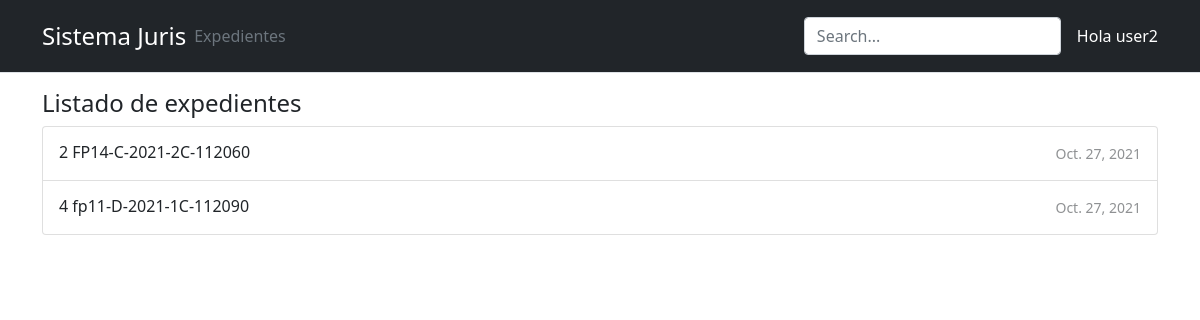
The app's page / (signed in), older data.
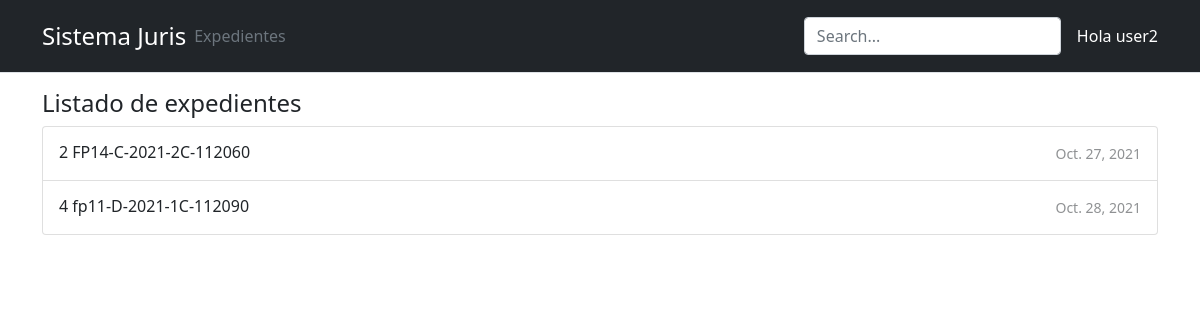
The same page, newer data.
### juris/models.py (models this page shows, shortened)
class PersonasIntervenientes(models.Model):
	user = models.ForeignKey(User, on_delete=models.CASCADE)
	expediente = models.ForeignKey(Expediente, on_delete=models.CASCADE)
	fecha_incluido = models.DateField(auto_now=True)
	ROL_USUARIO = (
		('DE','DEMANDADO'),
		('DD', 'DEMANDANTE'),
		('FF', 'FISCAL'),
		('JZ', 'JUEZ'),
		('AD', 'ABOGADO DEFENSOR'),
		('SE', 'SECRETARIO DEFENSOR'),
		('TE', 'TESTIGO'),
		('PE', 'PERSONA EXTRA')
	)
	rol = models.CharField(
		max_length=2,
		choices=ROL_USUARIO,
		help_text="Rol del usuario en el caso",
		default='PE')
	class Meta:
		unique_together = ('user', 'rol', 'expediente')

class Expediente(models.Model):
	numero_de_fiscalia = models.CharField(max_length=5)
	letra = models.CharField(max_length=1)
	año = models.DateField(auto_now=True)
	tribunal = models.CharField(max_length=2)
	numero_expediente = models.CharField(max_length=6)
	intervenientes = models.ManyToManyField(User, through='PersonasIntervenientes')
	class Meta:
		unique_together= ('numero_de_fiscalia', 'letra', 'tribunal', 'numero_expediente')
	def __str__(self):
		return str(self.id) + " " + self.numero_de_fiscalia + "-" + self.letra + "-" + str(self.año.year) + "-" + self.tribunal + "-" + self.numero_expediente

### juris/views.py (the view)
# urls.py: path('',views.ExpedienteListView.as_view(), name="expedientes"),
class ExpedienteListView(LoginRequiredMixin, generic.ListView):
    model = PersonasIntervenientes
    template_name = "expediente_list.html"
    context_object_name = 'personas'
    def get_queryset(self):
        return PersonasIntervenientes.objects.filter(user__username=self.request.user)

### juris/templatetags/active_link_class.py (called while the page is built)
@register.simple_tag(takes_context=True)
def active_link_class(context: Context,
                      *args,
                      active_class: str,
                      inactive_class: str = '',
                      **kwargs):
    path: str = context["request"].path
    if path.startswith(reverse(*args, **kwargs)):
        return active_class
    return inactive_class

### juris/templates/expediente_list.html
{% extends "base_generic.html" %}
{% block content %}
<h4>Listado de expedientes</h4>
<div class="list-group">
  {% for inter in personas %} {% with inter.expediente as expediente %}
  <a
    href="{% url 'expediente-detail' expediente.id %}"
    class="list-group-item list-group-item-action d-flex gap-3 py-3"
    aria-current="true"
  >
    <div class="d-flex gap-2 w-100 justify-content-between">
      <div>
        <h6 class="mb-0">{{expediente }}</h6>
      </div>
      <small class="opacity-50 text-nowrap">{{ expediente.año|date }}</small>
    </div>
  </a>
  {% endwith %} {% endfor %}
</div>
{% endblock %}

Row changes from the older to the newer data that the page shows:
changed through a linked row, PersonasIntervenientes: expediente.año "Oct. 27, 2021" → "Oct. 28, 2021"
